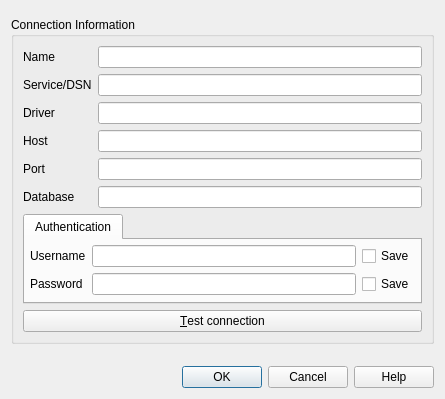
<?xml version="1.0" encoding="UTF-8"?>
<ui version="4.0">
 <class>QgsDb2NewConnectionBase</class>
 <widget class="QDialog" name="QgsDb2NewConnectionBase">
  <property name="geometry">
   <rect>
    <x>0</x>
    <y>0</y>
    <width>445</width>
    <height>399</height>
   </rect>
  </property>
  <property name="windowTitle">
   <string>Create a New DB2 Connection</string>
  </property>
  <layout class="QGridLayout" name="gridLayout_3">
   <item row="1" column="0">
    <widget class="QGroupBox" name="groupBox">
     <property name="title">
      <string>Connection Information</string>
     </property>
     <layout class="QGridLayout" name="gridLayout_2">
      <item row="2" column="0">
       <widget class="QLabel" name="DB2ServiceLabel_2">
        <property name="text">
         <string>Driver</string>
        </property>
       </widget>
      </item>
      <item row="2" column="1">
       <widget class="QLineEdit" name="txtDriver"/>
      </item>
      <item row="3" column="0">
       <widget class="QLabel" name="DB2HostLabel">
        <property name="text">
         <string>Host</string>
        </property>
       </widget>
      </item>
      <item row="5" column="1">
       <widget class="QLineEdit" name="txtDatabase"/>
      </item>
      <item row="3" column="1">
       <widget class="QLineEdit" name="txtHost"/>
      </item>
      <item row="4" column="0">
       <widget class="QLabel" name="DB2port">
        <property name="text">
         <string>Port</string>
        </property>
       </widget>
      </item>
      <item row="4" column="1">
       <widget class="QLineEdit" name="txtPort"/>
      </item>
      <item row="5" column="0">
       <widget class="QLabel" name="database">
        <property name="text">
         <string>Database</string>
        </property>
       </widget>
      </item>
      <item row="0" column="0">
       <widget class="QLabel" name="DB2ServiceLabel_3">
        <property name="text">
         <string>Name</string>
        </property>
       </widget>
      </item>
      <item row="1" column="0">
       <widget class="QLabel" name="DB2ServiceLabel">
        <property name="text">
         <string>Service/DSN</string>
        </property>
       </widget>
      </item>
      <item row="1" column="1">
       <widget class="QLineEdit" name="txtService"/>
      </item>
      <item row="0" column="1">
       <widget class="QLineEdit" name="txtName"/>
      </item>
      <item row="7" column="0" colspan="2">
       <widget class="QPushButton" name="btnConnect">
        <property name="text">
         <string>&amp;Test connection</string>
        </property>
       </widget>
      </item>
      <item row="6" column="0" colspan="2">
       <widget class="QTabWidget" name="tabAuthentication">
        <property name="sizePolicy">
         <sizepolicy hsizetype="Expanding" vsizetype="Maximum">
          <horstretch>0</horstretch>
          <verstretch>0</verstretch>
         </sizepolicy>
        </property>
        <property name="currentIndex">
         <number>0</number>
        </property>
        <widget class="QWidget" name="tabBasic">
         <attribute name="title">
          <string>Authentication</string>
         </attribute>
         <layout class="QGridLayout" name="gridLayout">
          <property name="leftMargin">
           <number>5</number>
          </property>
          <property name="topMargin">
           <number>5</number>
          </property>
          <property name="rightMargin">
           <number>5</number>
          </property>
          <property name="bottomMargin">
           <number>5</number>
          </property>
          <item row="0" column="0">
           <widget class="QLabel" name="TextLabel3">
            <property name="text">
             <string>Username</string>
            </property>
            <property name="buddy">
             <cstring>txtUsername</cstring>
            </property>
           </widget>
          </item>
          <item row="1" column="1">
           <widget class="QgsPasswordLineEdit" name="txtPassword">
            <property name="echoMode">
             <enum>QLineEdit::Password</enum>
            </property>
           </widget>
          </item>
          <item row="0" column="2">
           <widget class="QCheckBox" name="chkStoreUsername">
            <property name="text">
             <string>Save</string>
            </property>
           </widget>
          </item>
          <item row="1" column="0">
           <widget class="QLabel" name="TextLabel3_2">
            <property name="text">
             <string>Password</string>
            </property>
            <property name="buddy">
             <cstring>txtPassword</cstring>
            </property>
           </widget>
          </item>
          <item row="0" column="1">
           <widget class="QLineEdit" name="txtUsername"/>
          </item>
          <item row="1" column="2">
           <widget class="QCheckBox" name="chkStorePassword">
            <property name="text">
             <string>Save</string>
            </property>
           </widget>
          </item>
         </layout>
        </widget>
       </widget>
      </item>
     </layout>
    </widget>
   </item>
   <item row="2" column="0">
    <spacer name="verticalSpacer">
     <property name="orientation">
      <enum>Qt::Vertical</enum>
     </property>
     <property name="sizeHint" stdset="0">
      <size>
       <width>20</width>
       <height>0</height>
      </size>
     </property>
    </spacer>
   </item>
   <item row="3" column="0">
    <widget class="QDialogButtonBox" name="buttonBox">
     <property name="orientation">
      <enum>Qt::Horizontal</enum>
     </property>
     <property name="standardButtons">
      <set>QDialogButtonBox::Cancel|QDialogButtonBox::Help|QDialogButtonBox::Ok</set>
     </property>
    </widget>
   </item>
   <item row="0" column="0">
    <widget class="QgsMessageBar" name="bar" native="true"/>
   </item>
  </layout>
 </widget>
 <customwidgets>
  <customwidget>
   <class>QgsPasswordLineEdit</class>
   <extends>QLineEdit</extends>
   <header>qgspasswordlineedit.h</header>
  </customwidget>
  <customwidget>
   <class>QgsMessageBar</class>
   <extends>QWidget</extends>
   <header>qgsmessagebar.h</header>
   <container>1</container>
  </customwidget>
 </customwidgets>
 <tabstops>
  <tabstop>txtName</tabstop>
  <tabstop>txtService</tabstop>
  <tabstop>txtDriver</tabstop>
  <tabstop>txtHost</tabstop>
  <tabstop>txtPort</tabstop>
  <tabstop>txtDatabase</tabstop>
  <tabstop>tabAuthentication</tabstop>
  <tabstop>txtUsername</tabstop>
  <tabstop>chkStoreUsername</tabstop>
  <tabstop>txtPassword</tabstop>
  <tabstop>chkStorePassword</tabstop>
  <tabstop>btnConnect</tabstop>
 </tabstops>
 <resources/>
 <connections>
  <connection>
   <sender>btnConnect</sender>
   <signal>released()</signal>
   <receiver>QgsDb2NewConnectionBase</receiver>
   <slot>on_btnConnect_clicked()</slot>
   <hints>
    <hint type="sourcelabel">
     <x>20</x>
     <y>20</y>
    </hint>
    <hint type="destinationlabel">
     <x>20</x>
     <y>20</y>
    </hint>
   </hints>
  </connection>
  <connection>
   <sender>buttonBox</sender>
   <signal>accepted()</signal>
   <receiver>QgsDb2NewConnectionBase</receiver>
   <slot>accept()</slot>
   <hints>
    <hint type="sourcelabel">
     <x>248</x>
     <y>254</y>
    </hint>
    <hint type="destinationlabel">
     <x>157</x>
     <y>274</y>
    </hint>
   </hints>
  </connection>
  <connection>
   <sender>buttonBox</sender>
   <signal>rejected()</signal>
   <receiver>QgsDb2NewConnectionBase</receiver>
   <slot>reject()</slot>
   <hints>
    <hint type="sourcelabel">
     <x>316</x>
     <y>260</y>
    </hint>
    <hint type="destinationlabel">
     <x>286</x>
     <y>274</y>
    </hint>
   </hints>
  </connection>
 </connections>
</ui>
